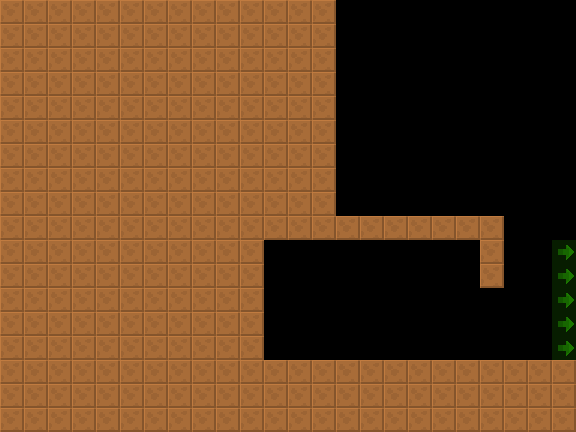

Rendered tile map (Tiled .tmx) drawn with the repository's tilesets; below, a short description and the map source with its tile grids summarised:
An orthogonal 24x18 tile map with 24x24 px tiles, 2 tile layers (col, lnk), 2 tilesets and 3 objects (Spikes, BgWall, SpecialEquipment).

<map version="1.4" tiledversion="1.4.2" orientation="orthogonal" renderorder="right-down" width="24" height="18" tilewidth="24" tileheight="24" infinite="0" nextlayerid="4" nextobjectid="8">
 <tileset firstgid="6" source="../../lnk.tsx" />
 <tileset firstgid="1" source="../../col.tsx" />
 <layer id="1" name="col" width="24" height="18">
  <data>[432 cells, 276 non-empty, 1 distinct tile ids]</data>
 </layer>
 <layer id="2" name="lnk" width="24" height="18" opacity="0.5">
  <data>[432 cells, 5 non-empty, 1 distinct tile ids]</data>
 </layer>
 <objectgroup id="3" name="markers" opacity="0.5">
  <object id="1" name="Spikes" type="Spikes" x="336" y="0" width="24" height="48">
   <properties>
    <property name="yr" value="0" />
    <property name="xr" value="0" />
   </properties>
  </object>
  <object id="2" name="BgWall" type="BgWall" x="240" y="216" width="264" height="168">
   <properties>
    <property name="yr" value="0" />
    <property name="xr" value="0" />
   </properties>
  </object>
  <object id="3" name="SpecialEquipment" type="SpecialEquipment" x="264" y="240" width="216" height="120">
   <properties>
    <property name="yr" value="0" />
    <property name="xr" value="0" />
   </properties>
  </object>
 </objectgroup>
</map>
